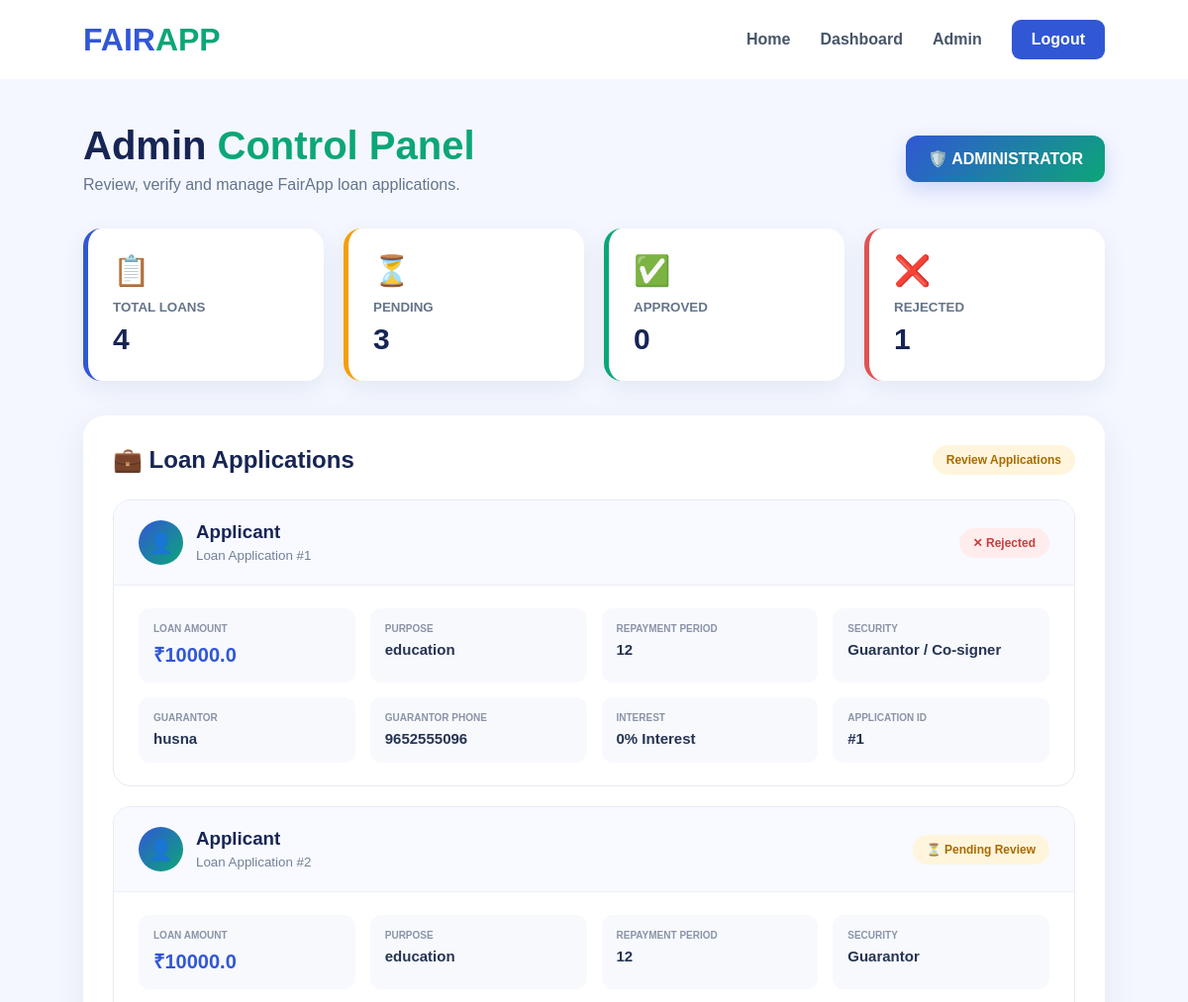
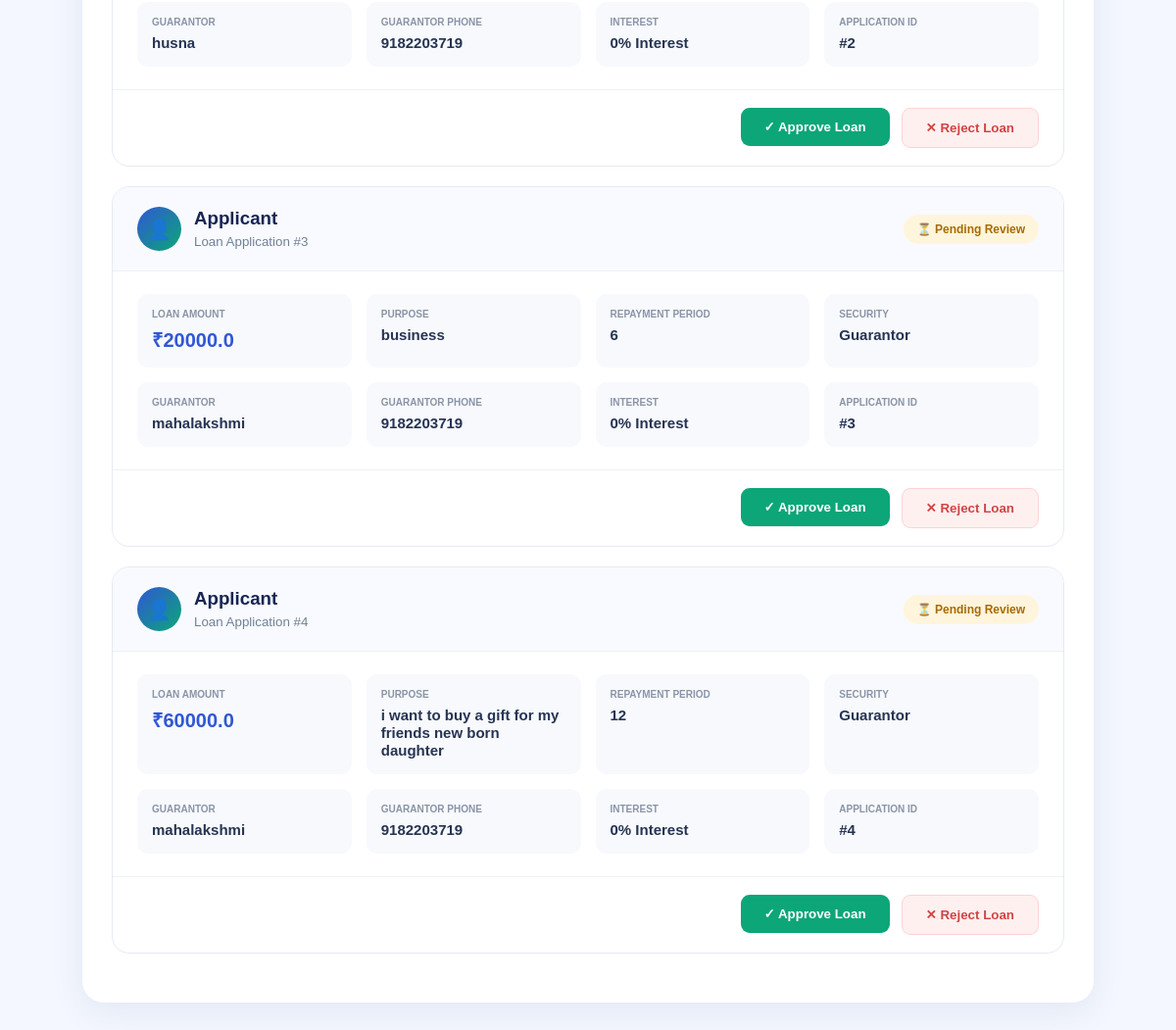
The page /admin on the database its author committed (2 pictures, top to bottom).
### app.py (models this page shows)
class Loan(db.Model):
    id = db.Column(
        db.Integer,
        primary_key=True
    )
    user_id = db.Column(
        db.Integer,
        db.ForeignKey("user.id"),
        nullable=False
    )
    amount = db.Column(
        db.Float,
        nullable=False
    )
    purpose = db.Column(
        db.String(500),
        nullable=False
    )
    repayment_period = db.Column(
        db.String(50),
        nullable=False
    )
    security_type = db.Column(
        db.String(100),
        nullable=False
    )
    guarantor_name = db.Column(
        db.String(120)
    )
    guarantor_phone = db.Column(
        db.String(30)
    )
    status = db.Column(
        db.String(30),
        default="Pending"
    )
    repayment_status = db.Column(
        db.String(30),
        default="Not Started"
    )
    created_at = db.Column(
        db.DateTime,
        default=datetime.utcnow
    )

### app.py (the view)
@app.route("/admin")
def admin():
    users = User.query.order_by(
        User.created_at.desc()
    ).all()
    loans = Loan.query.order_by(
        Loan.created_at.desc()
    ).all()
    total_members = User.query.count()
    total_applications = Loan.query.count()
    pending_loans = Loan.query.filter_by(
        status="Pending"
    ).count()
    approved_loans = Loan.query.filter_by(
        status="Approved"
    ).count()
    rejected_loans = Loan.query.filter_by(
        status="Rejected"
    ).count()
    total_approved_amount = db.session.query(
        db.func.sum(Loan.amount)
    ).filter(
        Loan.status == "Approved"
    ).scalar()
    if total_approved_amount is None:
        total_approved_amount = 0
    return render_template(
        "admin.html",
        users=users,
        loans=loans,
        total_members=total_members,
        total_applications=total_applications,
        pending_loans=pending_loans,
        approved_loans=approved_loans,
        rejected_loans=rejected_loans,
        total_approved_amount=total_approved_amount
    )

### templates/admin.html (shortened to what this page needs)
<!DOCTYPE html>
<html lang="en">
<head>
    <link rel="stylesheet"
          href="{{ url_for('static', filename='style.css') }}">
</head>
<body>
<nav class="navbar">
    <div class="logo">
        <span class="fair">FAIR</span><span class="app">APP</span>
    </div>
    <div class="nav-links">
        <a href="{{ url_for('index') }}">
            Home
        </a>
        <a href="{{ url_for('dashboard') }}">
            Dashboard
        </a>
        <a href="{{ url_for('admin') }}">
            Admin
        </a>
        <a href="{{ url_for('logout') }}"
           class="nav-register">
            Logout
        </a>
    </div>
</nav>
<section class="admin-page">
    <div class="admin-top">
        <div class="admin-title">
            <h1>
                Admin <span>Control Panel</span>
            </h1>
            <p>
                Review, verify and manage FairApp loan applications.
            </p>
        </div>
        <div class="admin-badge">
            🛡️ ADMINISTRATOR
        </div>
    </div>
    <div class="admin-stats">
        <div class="admin-stat-card">
            <div class="stat-icon">
                📋
            </div>
            <small>
                TOTAL LOANS
            </small>
            <h2>
                {{ loans|length }}
            </h2>
        </div>
        <div class="admin-stat-card">
            <div class="stat-icon">
                ⏳
            </div>
            <small>
                PENDING
            </small>
            <h2>
                {{ loans|selectattr("status", "equalto", "Pending")|list|length }}
            </h2>
        </div>
        <div class="admin-stat-card">
            <div class="stat-icon">
                ✅
            </div>
            <small>
                APPROVED
            </small>
            <h2>
                {{ loans|selectattr("status", "equalto", "Approved")|list|length }}
            </h2>
        </div>
        <div class="admin-stat-card">
            <div class="stat-icon">
                ❌
            </div>
            <small>
                REJECTED
            </small>
            <h2>
                {{ loans|selectattr("status", "equalto", "Rejected")|list|length }}
            </h2>
        </div>
    </div>
    <div class="loan-section">
        <div class="loan-section-header">
            <h2>
                💼 Loan Applications
            </h2>
            <span class="pending-label">
                Review Applications
            </span>
        </div>
        {% if loans %}
        {% for loan in loans %}
        <div class="admin-loan">
            <div class="loan-card-header">
                <div class="applicant">
                    <div class="applicant-icon">
                    </div>
                    <div>
                        <h3>
                            Applicant
                        </h3>
                        <small>
                            Loan Application #{{ loan.id }}
                        </small>
                    </div>
                </div>
                {% if loan.status == "Pending" %}
                    <span class="status status-pending">
                        ⏳ Pending Review
                    </span>
                {% elif loan.status == "Approved" %}
                    <span class="status status-approved">
                        ✓ Approved
                    </span>
                {% elif loan.status == "Rejected" %}
                    <span class="status status-rejected">
                        ✕ Rejected
                    </span>
                {% endif %}
            </div>
            <div class="loan-details">
                <div class="loan-detail">
                    <small>
                        Loan Amount
                    </small>
                    <strong class="loan-amount">
                        ₹{{ loan.amount }}
                    </strong>
                </div>
                <div class="loan-detail">
                    <small>
                        Purpose
                    </small>
                    <strong>
                        {{ loan.purpose }}
                    </strong>
                </div>
                <div class="loan-detail">
                    <small>
                        Repayment Period
                    </small>
                    <strong>
                        {{ loan.repayment_period }}
                    </strong>
                </div>
                <div class="loan-detail">
                    <small>
                        Security
                    </small>
                    <strong>
                        {{ loan.security_type }}
                    </strong>
                </div>
                <div class="loan-detail">
                    <small>
                        Guarantor
                    </small>
                    <strong>
                        {{ loan.guarantor_name }}
                    </strong>
                </div>
                <div class="loan-detail">
                    <small>
                        Guarantor Phone
                    </small>
                    <strong>
                        {{ loan.guarantor_phone }}
                    </strong>
                </div>
                <div class="loan-detail">
                    <small>
                        Interest
                    </small>
                    <strong>
                        0% Interest
                    </strong>
                </div>
                <div class="loan-detail">
                    <small>
                        Application ID
                    </small>
                    <strong>
                        #{{ loan.id }}
                    </strong>
                </div>
            </div>
            {% if loan.status == "Pending" %}
            <div class="loan-actions">
                <form method="POST"
                      action="{{ url_for('approve_loan', loan_id=loan.id) }}">
                    <button
                        type="submit"
                        class="approve-btn">
                        ✓ Approve Loan
                    </button>
                </form>
                <form method="POST"
                      action="{{ url_for('reject_loan', loan_id=loan.id) }}">
                    <button
                        type="submit"
                        class="reject-btn">
                        ✕ Reject Loan
                    </button>
                </form>
            </div>
            {% endif %}
        </div>
        {% endfor %}
        {% endif %}
    </div>
</section>
</body>
</html>

### static/style.css (style rules this page uses)
* { margin: 0; padding: 0; box-sizing: border-box; }
body { font-family: Arial, Helvetica, sans-serif; background: #f4f7ff; color: #172554; }
.navbar { height: 80px; background: white; display: flex; align-items: center; justify-content: space-between; padding: 0 7%; box-shadow: 0 4px 20px rgba(0,0,0,0.08); }
.logo { font-size: 32px; font-weight: 900; }
.logo .fair { color: #3157d5; }
.logo .app { color: #0ca678; }
.nav-links { display: flex; gap: 30px; align-items: center; }
.nav-links a { text-decoration: none; color: #475569; font-size: 16px; font-weight: 700; }
.nav-register { background: #3157d5; color: white !important; padding: 11px 20px; border-radius: 9px; }
.stat-icon { font-size: 25px; margin-bottom: 10px; }
.loan-amount { color: #3157d5; font-weight: bold; }
.status { display: inline-block; padding: 7px 12px; border-radius: 20px; font-size: 12px; font-weight: bold; }
.admin-page { min-height: calc(100vh - 80px); padding: 45px 7%; background: #f5f7ff; }
.admin-stats { display: grid; grid-template-columns: repeat(4, 1fr); gap: 20px; margin-bottom: 35px; }
.loan-details { display: grid; grid-template-columns: repeat(3, 1fr); gap: 15px; padding: 22px 0; }
.approve-btn, .reject-btn { border: none; padding: 12px 22px; border-radius: 9px; font-weight: bold; cursor: pointer; }
.approve-btn { background: #0ca678; color: white; }
.reject-btn { background: #fff0f0; color: #d04444; border: 1px solid #ffd2d2; }

### rows shown on the page
Loan: id "1", status "✕ Rejected", amount "10000.0", purpose "education", repayment_period "12", security_type "Guarantor / Co-signer", guarantor_name "husna", guarantor_phone "9652555096"
Loan: id "2", status "⏳ Pending Review", amount "10000.0", purpose "education", repayment_period "12", security_type "Guarantor", guarantor_name "husna", guarantor_phone "9182203719"
Loan: id "3", status "⏳ Pending Review", amount "20000.0", purpose "business", repayment_period "6", security_type "Guarantor", guarantor_name "mahalakshmi", guarantor_phone "9182203719"
Loan: id "4", status "⏳ Pending Review", amount "60000.0", purpose "i want to buy a gift for my friends new born daughter", repayment_period "12", security_type "Guarantor", guarantor_name "mahalakshmi", guarantor_phone "9182203719"

### other values the page prints
{{ loans|length }} "4"
{{ loans|selectattr("status", "equalto", "Pending")|list|length }} "3"
{{ loans|selectattr("status", "equalto", "Approved")|list|length }} "0"
{{ loans|selectattr("status", "equalto", "Rejected")|list|length }} "1"
